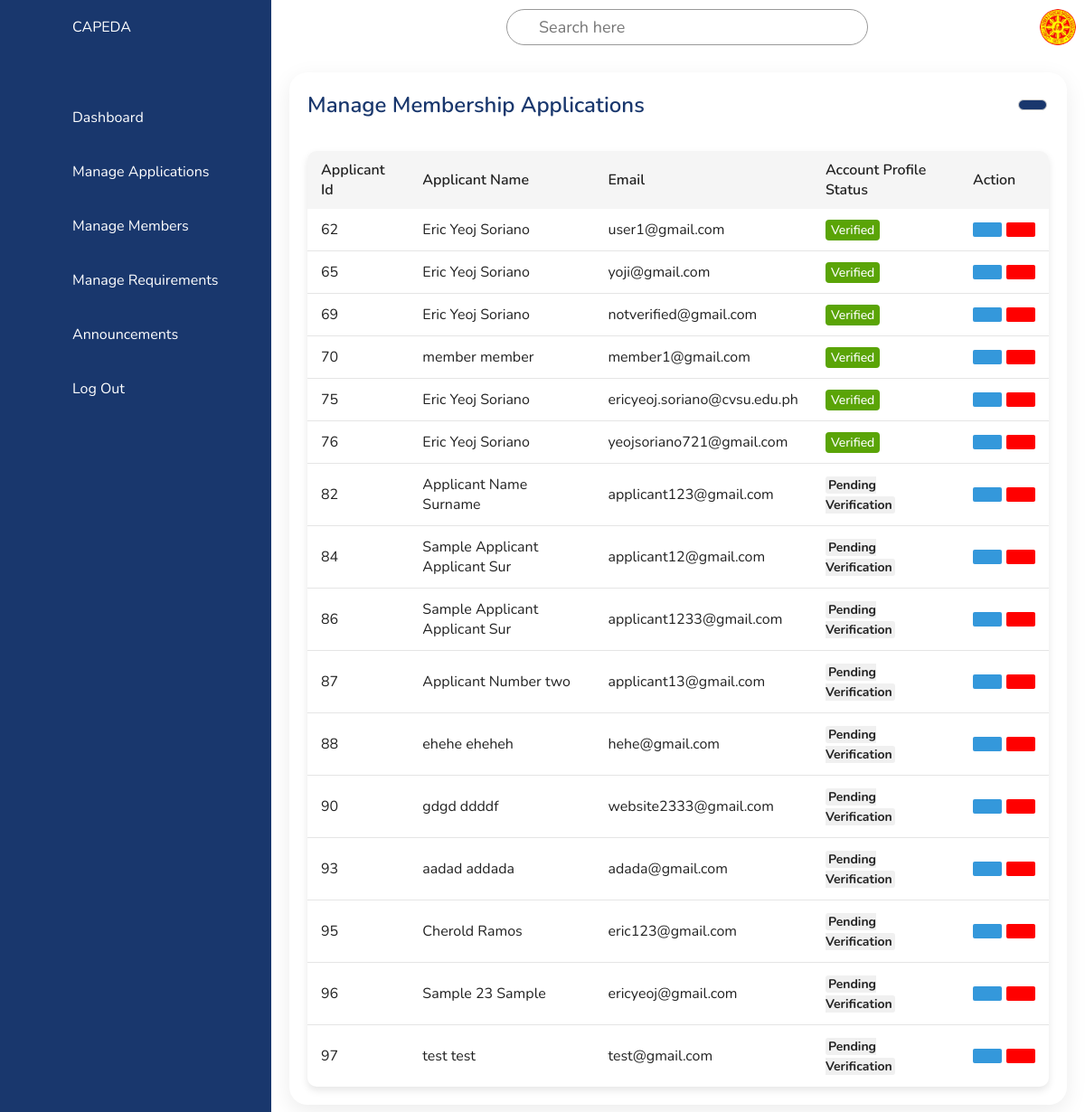
The page /ADMIN/adminManageApplications.php on the database as committed earlier.
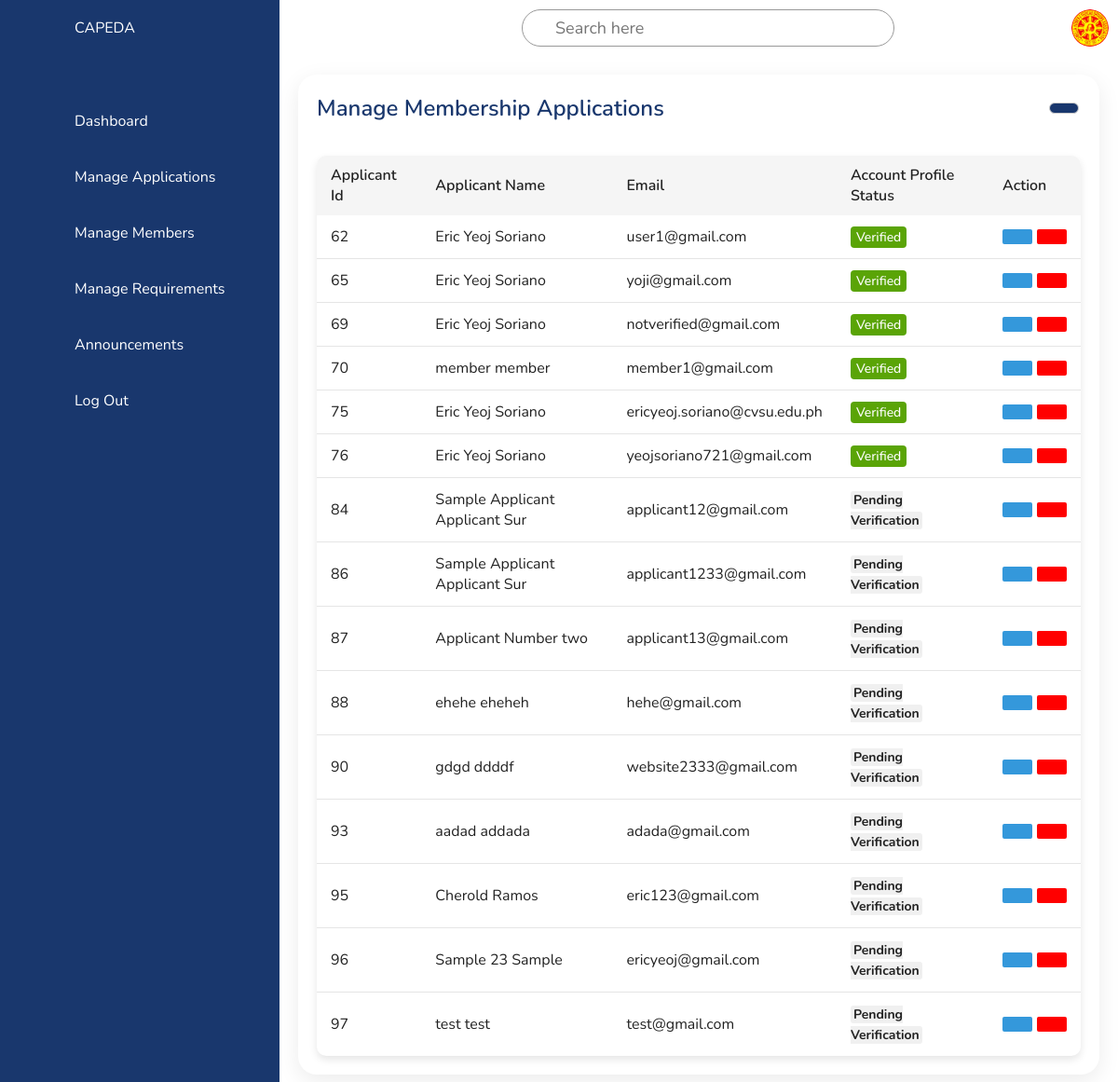
The same page on the database as committed later.
### tables this page shows
CREATE TABLE `account_profiles` (
  `id` int(11) NOT NULL,
  `firstName` varchar(255) NOT NULL,
  `lastName` varchar(255) NOT NULL,
  `cpNumber` varchar(11) NOT NULL,
  `address` varchar(255) NOT NULL,
  `email` varchar(255) NOT NULL,
  `temporary_password` varchar(255) NOT NULL,
  `password` varchar(255) NOT NULL,
  `otp` varchar(6) NOT NULL,
  `otp_exp` datetime NOT NULL,
  `status` int(11) NOT NULL,
  `activationToken` varchar(255) NOT NULL,
  `user_role` int(11) NOT NULL
);

### ADMIN/adminManageApplications.php (the view, shortened to what this page needs)
<!DOCTYPE html>
<html lang="en">
<head>
  <link rel="stylesheet" href="../css/admin/adminApp.css" />
  <link rel="stylesheet" href="../script/ADMIN/global.css">
</head>
<body>
  <?php
  include 'adminNavigation.php';
  ?>
  <div class="main">
    <div class="topbar">
      <div class="toggle">
      </div>
      <div class="search">
        <label for="">
          <input type="text" placeholder="Search here" />
        </label>
      </div>
      <div class="user">
        <img src="../images/logo.jpg" alt="Sample pic" />
      </div>
    </div>
    <div class="details">
      <div class="recentApplications">
        <div class="applicationHeader">
          <h2>Manage Membership Applications</h2>
          <div class="button-container">
            <a href="#" class="btn modal-trigger" data-modal-id="<?php echo 'addApplicantModal' ?>"><ion-icon name="add"></ion-icon></a>
            <?php
            include('modals/addapplicant_modal.php');
            ?>
          </div>
        </div>
        <table class="applications-table">
          <thead>
            <tr>
              <th>Applicant Id</th>
              <th>Applicant Name</th>
              <th>Email</th>
              <th>Account Profile Status</th>
              <th class="action-header" colspan="3">Action</th>
            </tr>
          </thead>
          <tbody>
            <?php
            $sql = mysqli_query($conn, "SELECT * from account_profiles ORDER BY id ASC") or die(mysqli_error($conn));
            if (mysqli_num_rows($sql) > 0) {
              while ($row = mysqli_fetch_array($sql)) {
                $id = $row['id'];
                $status = $row['status'] == 1 ? 'Verified' : 'Pending Verification';
            ?>
                <tr>
                  <td><?php echo $row['id'] ?></td>
                  <td data-applicant-name="<?php echo $row['firstName'] . " " . $row['lastName']; ?>"><?php echo $row['firstName'] . " " . $row['lastName']; ?></td>
                  <td><?php echo $row['email']; ?></td>
                  <td><span class="status <?php echo $row['status'] == 1 ? 'approved' : 'pending'; ?>"><?php echo $status; ?></span></td>
                  <td>
                    <div class="action-buttons">
                      <button type="button" class="action-button editBtn modal-trigger" data-modal-id="<?php echo 'user' . $id; ?>">
                      </button>
                      <button type="button" class="action-button deleteBtn modal-trigger" data-modal-id="<?php echo 'deleteApplicantModal' . $id ?>" data-applicant-name="<?php echo $row['firstName'] . ' ' . $row['lastName']; ?>">
                      </button>
                    </div>
                  </td>
                </tr>
            <?php
              }
            } else {
              echo "Record not Found";
            }
            ?>
          </tbody>
        </table>
      </div>
    </div>
  </div>
</body>
</html>

Rows that differ between the two databases and show on the page:
removed account_profiles: id "82", firstName "Applicant Name", lastName "Surname", email "applicant123@gmail.com", status "Pending Verification"
